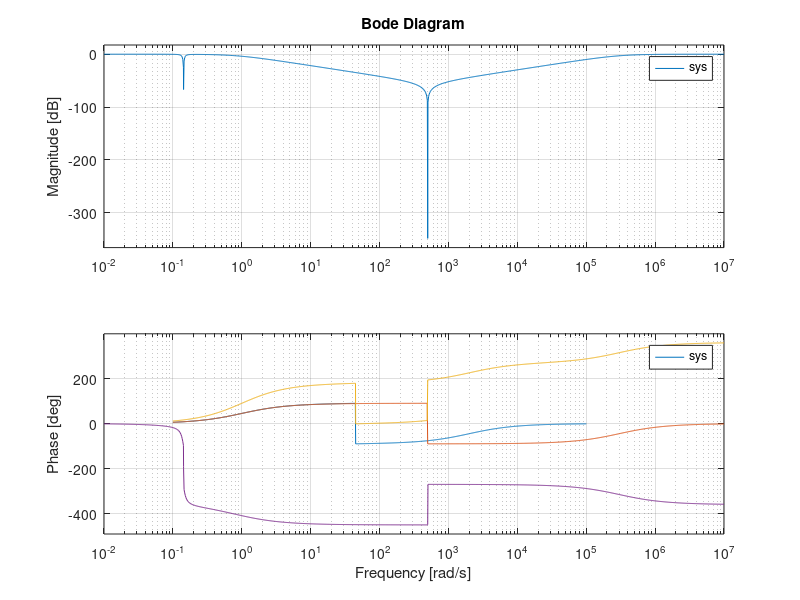
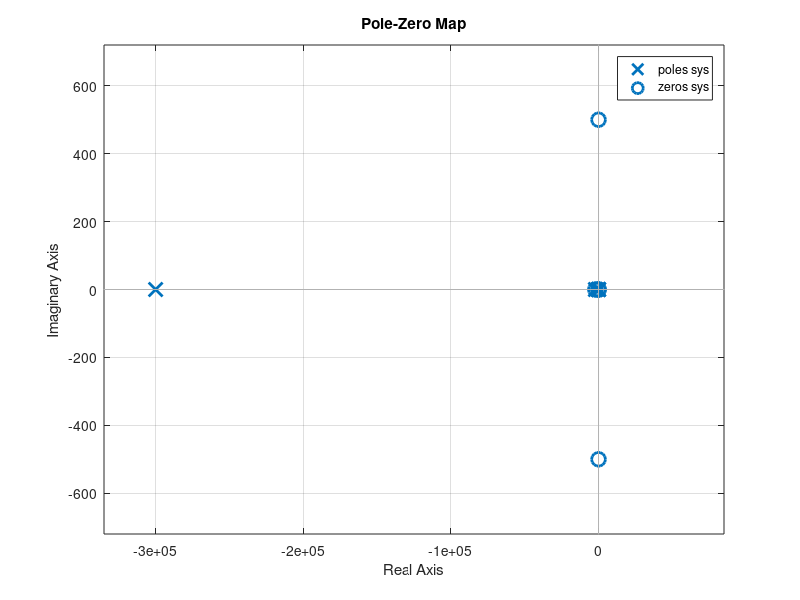

Here is the MATLAB script that generated these plots, in order:
clear all
close all

z1 =[0+45i 0-45i];
p1 =[1 2000];

z2 =  [0+500i 0-500i];
p2 =  [1 300000];

k = 1;
sys1 = zpk(z1,p1,k);
sys2 = zpk(z2, p2, k);

sys = sys2 * sys1;

figure(1)
bode(sys1)
hold on
bode(sys2)
hold on
bode(sys)

[A1 ,B1]=tfdata(sys1)
[A2, B2] = tfdata(sys2)

%%
clear all
close all

A1 =[1/44,7^2 0 1];
B1 = [1/44,7^2 1 1];

A2 = [1/500^2 0 1];
B2 = [1/500^2 1.2 1];

sys1 = tf(A1,B1);
sys2 = tf(A2,B2);
sys = sys1*sys2;
figure(1)
bode(sys)
figure(2)
pzmap(sys)
